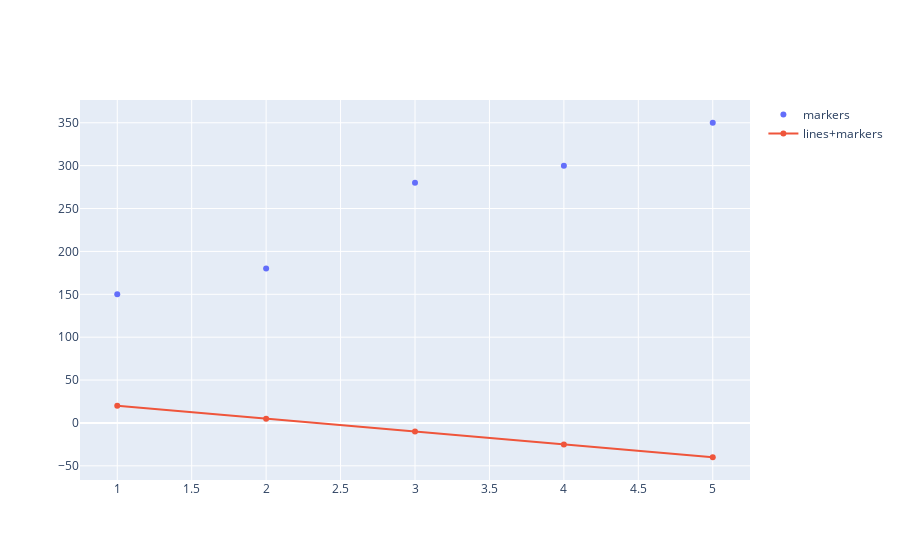

The cell this chart's notebook holds for it:
### Markdown cell above
### Step 3 according to axes we are in positive region upper right

### Code cell
# add to slop and to y-intercept

house_price_base = [] #np.array([20, 5, -10, -30, -50])
rooms_base = np.array([1, 2, 3, 4, 5])
slope = -15
for room in rooms_base:
    house_price_base.append((35 + learning_rate)  + (learning_rate + room*slope))

# y = 100 + X50, Here X is Slope and 100 is y-Intercept
house_price = np.array([150, 180, 280, 300, 350])
rooms = np.array([1, 2, 3, 4, 5])

import plotly.graph_objects as go
import numpy as np

fig = go.Figure()

fig.add_trace(go.Scatter(x=rooms, y=house_price,
                    mode='markers',
                    name='markers'))
fig.add_trace(go.Scatter(x=rooms_base, y=house_price_base,
                    mode='lines+markers',
                    name='lines+markers'))

fig.show()

### Figure 1 — Plotly figure (JSON) as saved in the notebook; plotly's stock layout.template omitted (floating-point values rounded to 4 significant figures)
{"data": [{"mode": "markers", "name": "markers", "type": "scatter", "x": [1, 2, 3, 4, 5], "y": [150, 180, 280, 300, 350]}, {"mode": "lines+markers", "name": "lines+markers", "type": "scatter", "x": [1, 2, 3, 4, 5], "y": [20.02, 5.02, -9.98, -24.98, -39.98]}], "layout": {}}
